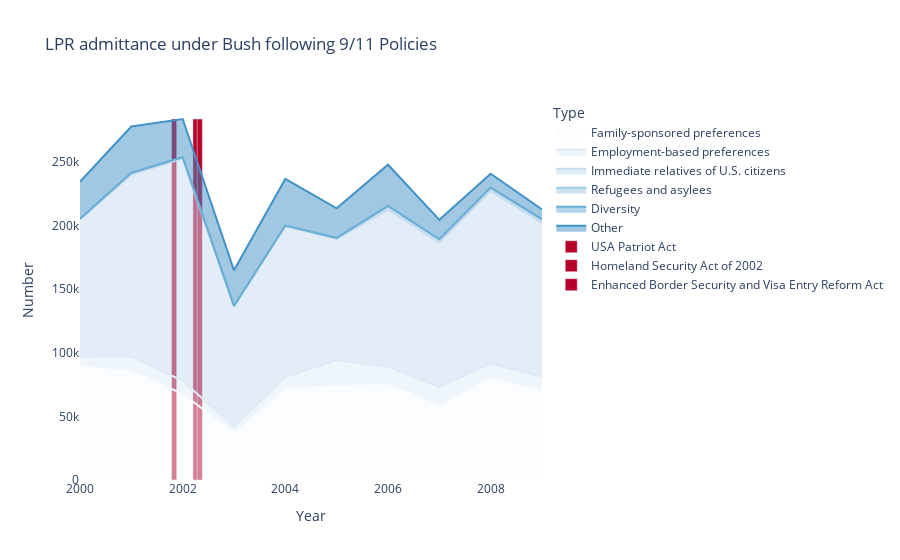

The notebook cell saved with this chart:
### Code cell
df_bush = df_nototal[df_nototal.index < 2010]
fig = px.area(df_bush, x=df_bush.index, y='Number', color='Type',
              color_discrete_sequence=px.colors.sequential.Blues,
              title='LPR admittance under Bush following 9/11 Policies'
             )
chart_max = (df['Number'].max())

# +(1/12*{month})
policies = {'USA Patriot Act': 2001+(1/12*10), 'Homeland Security Act of 2002': 2002+(1/12*3), 'Enhanced Border Security and Visa Entry Reform Act': 2002+(1/12*4), }

for policy, year in policies.items():
    fig.add_bar(x=[year], y=[chart_max],
                name=policy, width=0.1,
                hovertemplate=policy,
                marker_color='#b60028'
               )

fig.update_layout({
'plot_bgcolor': 'rgba(0, 0, 0, 0)',
'paper_bgcolor': 'rgba(0, 0, 0, 0)',
})
fig.show()

### Figure 1 — Plotly figure (JSON) as saved in the notebook; plotly's stock layout.template omitted (floating-point values rounded to 4 significant figures)
{"data": [{"hovertemplate": "Type=Family-sponsored preferences<br>Year=%{x}<br>Number=%{y}<extra></extra>", "legendgroup": "Family-sponsored preferences", "line": {"color": "rgb(247,251,255)"}, "marker": {"symbol": "circle"}, "mode": "lines", "name": "Family-sponsored preferences", "orientation": "v", "showlegend": true, "stackgroup": "1", "type": "scatter", "x": [2000, 2001, 2002, 2003, 2004, 2005, 2006, 2007, 2008, 2009], "xaxis": "x", "y": [89289, 85866, 67779, 37073, 71258, 74183, 75271, 58231, 80076, 70067], "yaxis": "y"}, {"hovertemplate": "Type=Employment-based preferences<br>Year=%{x}<br>Number=%{y}<extra></extra>", "legendgroup": "Employment-based preferences", "line": {"color": "rgb(222,235,247)"}, "marker": {"symbol": "circle"}, "mode": "lines", "name": "Employment-based preferences", "orientation": "v", "showlegend": true, "stackgroup": "1", "type": "scatter", "x": [2000, 2001, 2002, 2003, 2004, 2005, 2006, 2007, 2008, 2009], "xaxis": "x", "y": [7628, 11329, 10199, 4732, 9668, 20034, 13696, 15048, 11475, 11097], "yaxis": "y"}, {"hovertemplate": "Type=Immediate relatives of U.S. citizens<br>Year=%{x}<br>Number=%{y}<extra></extra>", "legendgroup": "Immediate relatives of U.S. citizens", "line": {"color": "rgb(198,219,239)"}, "marker": {"symbol": "circle"}, "mode": "lines", "name": "Immediate relatives of U.S. citizens", "orientation": "v", "showlegend": true, "stackgroup": "1", "type": "scatter", "x": [2000, 2001, 2002, 2003, 2004, 2005, 2006, 2007, 2008, 2009], "xaxis": "x", "y": [107831, 142965, 174690, 94224, 118592, 95379, 123611, 113487, 135842, 121005], "yaxis": "y"}, {"hovertemplate": "Type=Refugees and asylees<br>Year=%{x}<br>Number=%{y}<extra></extra>", "legendgroup": "Refugees and asylees", "line": {"color": "rgb(158,202,225)"}, "marker": {"symbol": "circle"}, "mode": "lines", "name": "Refugees and asylees", "orientation": "v", "showlegend": true, "stackgroup": "1", "type": "scatter", "x": [2000, 2001, 2002, 2003, 2004, 2005, 2006, 2007, 2008, 2009], "xaxis": "x", "y": [526, 1266, 1105, 864, 512, 683, 2827, 2431, 2451, 2762], "yaxis": "y"}, {"hovertemplate": "Type=Diversity<br>Year=%{x}<br>Number=%{y}<extra></extra>", "legendgroup": "Diversity", "line": {"color": "rgb(107,174,214)"}, "marker": {"symbol": "circle"}, "mode": "lines", "name": "Diversity", "orientation": "v", "showlegend": true, "stackgroup": "1", "type": "scatter", "x": [2000, 2001, 2002, 2003, 2004, 2005, 2006, 2007, 2008, 2009], "xaxis": "x", "y": [151, 88, 25, 54, 28, 41, 61, 57, 93, 56], "yaxis": "y"}, {"hovertemplate": "Type=Other<br>Year=%{x}<br>Number=%{y}<extra></extra>", "legendgroup": "Other", "line": {"color": "rgb(66,146,198)"}, "marker": {"symbol": "circle"}, "mode": "lines", "name": "Other", "orientation": "v", "showlegend": true, "stackgroup": "1", "type": "scatter", "x": [2000, 2001, 2002, 2003, 2004, 2005, 2006, 2007, 2008, 2009], "xaxis": "x", "y": [29031, 36393, 30040, 27907, 36637, 23332, 32438, 15312, 10886, 7791], "yaxis": "y"}, {"hovertemplate": "USA Patriot Act", "marker": {"color": "#b60028"}, "name": "USA Patriot Act", "type": "bar", "width": 0.1, "x": [2002.0], "y": [283838]}, {"hovertemplate": "Homeland Security Act of 2002", "marker": {"color": "#b60028"}, "name": "Homeland Security Act of 2002", "type": "bar", "width": 0.1, "x": [2002.0], "y": [283838]}, {"hovertemplate": "Enhanced Border Security and Visa Entry Reform Act", "marker": {"color": "#b60028"}, "name": "Enhanced Border Security and Visa Entry Reform Act", "type": "bar", "width": 0.1, "x": [2002.0], "y": [283838]}], "layout": {"legend": {"title": {"text": "Type"}, "tracegroupgap": 0}, "paper_bgcolor": "rgba(0, 0, 0, 0)", "plot_bgcolor": "rgba(0, 0, 0, 0)", "title": {"text": "LPR admittance under Bush following 9/11 Policies"}, "xaxis": {"anchor": "y", "domain": [0, 1], "title": {"text": "Year"}}, "yaxis": {"anchor": "x", "domain": [0, 1], "title": {"text": "Number"}}}}
